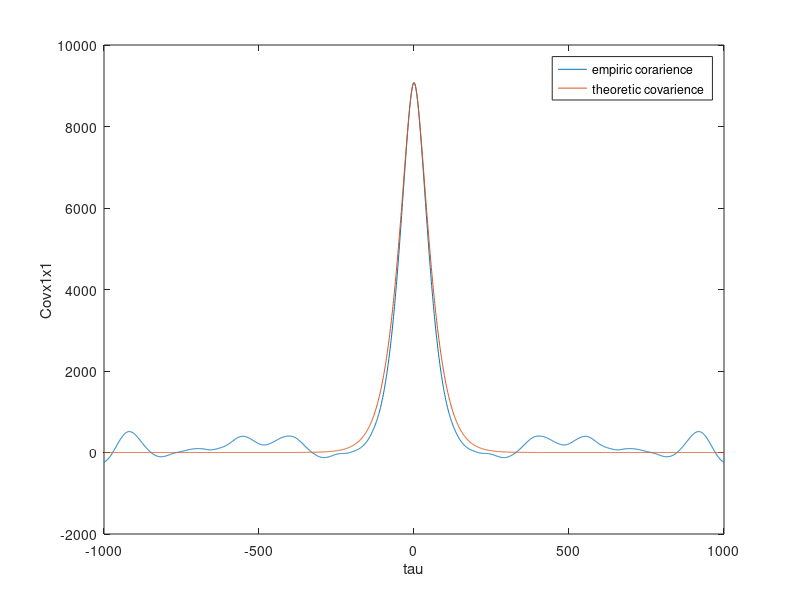

MATLAB code for this plot:
clear all
close all
clc
omega0 = 0.03;
f = 0.99999;
deltaT = 1;


F = [0,1;-omega0.^2,-2*f*omega0];
phi=expm(F*deltaT);
x = zeros(2,100001);

for i = 1:100000
    w = normrnd(0,1);
     x(:,i+1) = phi*x(:,i)+ [0;w];
end

tau = -1000:1000;
sigma=var(x(1,:));
beta=omega0*sqrt(1-f^2);
% define covarience
COVx1x1=sigma*exp(-f*omega0*abs(tau)).*(cos(beta*abs(tau))+(f*omega0/beta)*sin(beta*abs(tau)));
figure(1)
plot(tau,xcov(x(1,:),x(1,:),1000,'biased'),tau,COVx1x1);
xlabel('tau');ylabel('Covx1x1')
legend('empiric corarience ', 'theoretic covarience')
